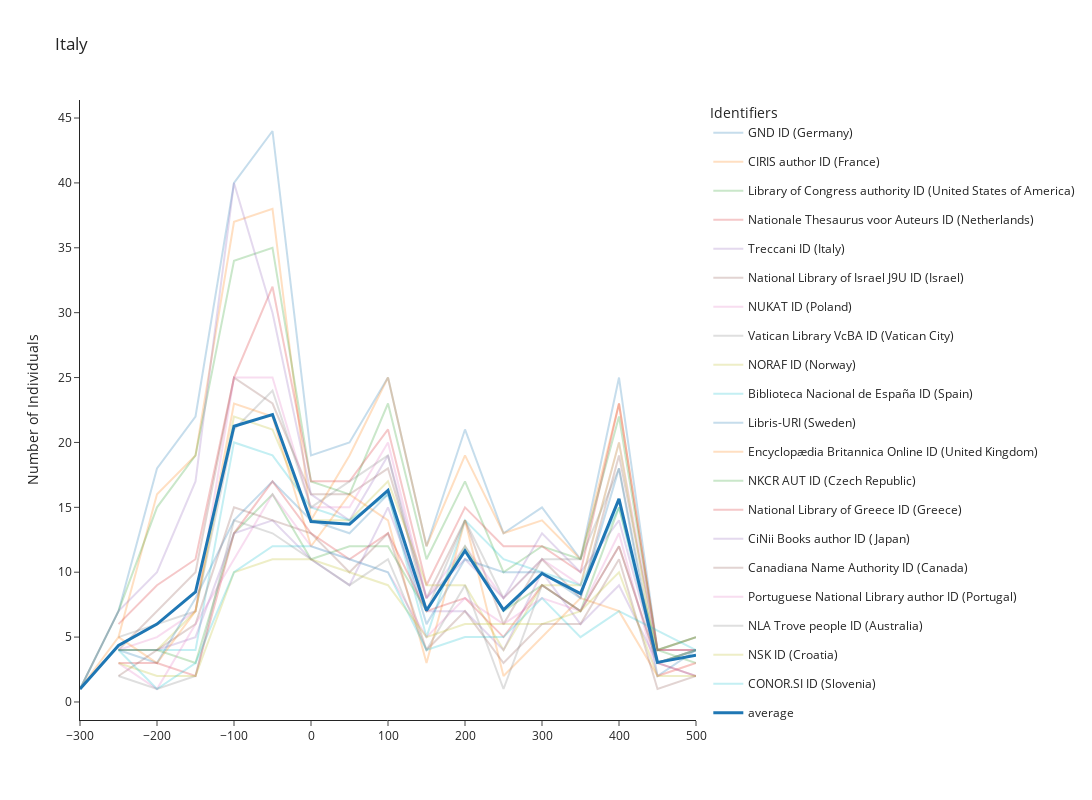

Here is the notebook cell this chart was saved with:
### Code cell
def make_figure(df_graph_bis, region_name, min_decade = 1200, max_decade = 1800, top_identifiers = 5, one_id_country = False):
    
    
    df_fig = df_graph_bis[df_graph_bis['region_name']==region_name]
    df_fig = df_fig[df_fig['decade']<=max_decade]
    df_fig = df_fig[df_fig['decade']>=min_decade]
    
    if one_id_country:
        
        df_fig = df_fig[df_fig['country_name']!='']
        one_id_country = df_fig.groupby(['country_name', 'identifier_name'])['score'].sum().reset_index()
        one_id_country = one_id_country.sort_values(['country_name', 'score'], ascending=(False, False))
        one_id_country = one_id_country.groupby('country_name').head(1)
        one_id_country = list(one_id_country['identifier_name'])
        df_fig = df_fig[df_fig['identifier_name'].isin(one_id_country)]
        
    top_ids = df_fig.groupby(['identifier_name'])['score'].sum().reset_index().sort_values('score', ascending=False)

    #top_ids = top_ids[top_ids['identifier_name']!='all_identifiers']
    top_ids = list(top_ids['identifier_name'][:top_identifiers])
    df_fig = df_fig[df_fig['identifier_name'].isin(top_ids)]
    df_fig_mean = df_fig.groupby(['decade'])['score'].mean().reset_index()
    df_fig_mean['identifier_name'] = 'average'

    #df_fig = pd.concat([df_fig, df_fig_mean])

    fig = px.line(df_fig, x = 'decade', y = 'score', color = 'identifier_name',
                  width = 1200, 
                  height = 600, 
                  title = region_name, 
                  template = 'simple_white',
                  category_orders={'identifier_name': top_ids}) 
                  #line_shape='spline')


    #fig.update_layout(legend=dict(title=dict(text='Top 5 Immaterial Production')))
    fig.update_traces(opacity=0.25)

    fig2 = px.line(df_fig_mean, x = 'decade', y = 'score',color = 'identifier_name',
              width = 1200, 
              height = 600, 
              title = region_name, 
              template = 'simple_white')
              #line_shape='spline')

    fig2.update_traces(line=dict(width=3))
    fig3 = go.Figure(data=fig.data + fig2.data)
    fig3.update_layout(xaxis_title='', yaxis_title='Number of Individuals',  
                       template = 'simple_white',  
                       width = 1300, 
                       height = 800,
                      title = region_name)

# Update the layout with the category order


    #ig3.for_each_trace(lambda t: t.update(name=legend_order.index(t.name)))
    fig3.update_layout(legend=dict(title=dict(text='Identifiers')))
    #fig3.update_layout(category_orders={'Identifiers': top_ids})
    fig3.update_layout(xaxis=dict(dtick=100))
    #fig3.update_layout(title_text=region_name)

    return fig3, df_fig


df_fig_fifty = df_fig.copy()
df_fig_fifty['decade'] = df_fig_fifty['decade'].apply(lambda x : round(x/50)*50)
df_fig_fifty = df_fig_fifty.groupby(['identifier_name', 'country_name', 'region_name', 'decade'])['score'].sum().reset_index()

region_name = 'Italy'

fig_italy, df_fig_italy = make_figure(df_fig_fifty, 
                   region_name = region_name, 
                   min_decade = -300, 
                   max_decade = 500, 
                   top_identifiers = 20,
                  one_id_country = True)

fig_italy.show()
fig_italy.write_image(f"figures/italy_identifiers.png", scale=7)

### Figure 1 — Plotly figure (JSON) as saved in the notebook; plotly's stock layout.template omitted (floating-point values rounded to 4 significant figures)
{"data": [{"hovertemplate": "identifier_name=GND ID (Germany)<br>decade=%{x}<br>score=%{y}<extra></extra>", "legendgroup": "GND ID (Germany)", "line": {"color": "#1F77B4", "dash": "solid"}, "marker": {"symbol": "circle"}, "mode": "lines", "name": "GND ID (Germany)", "opacity": 0.25, "orientation": "v", "showlegend": true, "type": "scatter", "x": [-300, -250, -200, -150, -100, -50, 0, 50, 100, 150, 200, 250, 300, 350, 400, 450, 500], "xaxis": "x", "y": [1, 7, 18, 22, 40, 44, 19, 20, 25, 12, 21, 13, 15, 11, 25, 4, 5], "yaxis": "y"}, {"hovertemplate": "identifier_name=CIRIS author ID (France)<br>decade=%{x}<br>score=%{y}<extra></extra>", "legendgroup": "CIRIS author ID (France)", "line": {"color": "#FF7F0E", "dash": "solid"}, "marker": {"symbol": "circle"}, "mode": "lines", "name": "CIRIS author ID (France)", "opacity": 0.25, "orientation": "v", "showlegend": true, "type": "scatter", "x": [-300, -250, -200, -150, -100, -50, 0, 50, 100, 150, 200, 250, 300, 350, 400, 450, 500], "xaxis": "x", "y": [1, 5, 16, 19, 37, 38, 14, 19, 25, 12, 19, 13, 14, 11, 23, 4, 5], "yaxis": "y"}, {"hovertemplate": "identifier_name=Library of Congress authority ID (United States of America)<br>decade=%{x}<br>score=%{y}<extra></extra>", "legendgroup": "Library of Congress authority ID (United States of America)", "line": {"color": "#2CA02C", "dash": "solid"}, "marker": {"symbol": "circle"}, "mode": "lines", "name": "Library of Congress authority ID (United States of America)", "opacity": 0.25, "orientation": "v", "showlegend": true, "type": "scatter", "x": [-300, -250, -200, -150, -100, -50, 0, 50, 100, 150, 200, 250, 300, 350, 400, 450, 500], "xaxis": "x", "y": [1, 7, 15, 19, 34, 35, 17, 16, 23, 11, 17, 10, 12, 11, 22, 4, 5], "yaxis": "y"}, {"hovertemplate": "identifier_name=Nationale Thesaurus voor Auteurs ID (Netherlands)<br>decade=%{x}<br>score=%{y}<extra></extra>", "legendgroup": "Nationale Thesaurus voor Auteurs ID (Netherlands)", "line": {"color": "#D62728", "dash": "solid"}, "marker": {"symbol": "circle"}, "mode": "lines", "name": "Nationale Thesaurus voor Auteurs ID (Netherlands)", "opacity": 0.25, "orientation": "v", "showlegend": true, "type": "scatter", "x": [-250, -200, -150, -100, -50, 0, 50, 100, 150, 200, 250, 300, 350, 400, 450, 500], "xaxis": "x", "y": [6, 9, 11, 25, 32, 17, 17, 21, 9, 15, 12, 12, 10, 23, 4, 4], "yaxis": "y"}, {"hovertemplate": "identifier_name=Treccani ID (Italy)<br>decade=%{x}<br>score=%{y}<extra></extra>", "legendgroup": "Treccani ID (Italy)", "line": {"color": "#9467BD", "dash": "solid"}, "marker": {"symbol": "circle"}, "mode": "lines", "name": "Treccani ID (Italy)", "opacity": 0.25, "orientation": "v", "showlegend": true, "type": "scatter", "x": [-300, -250, -200, -150, -100, -50, 0, 50, 100, 150, 200, 250, 300, 350, 400, 450, 500], "xaxis": "x", "y": [1, 7, 10, 17, 40, 30, 16, 14, 19, 8, 11, 8, 13, 10, 14, 3, 4], "yaxis": "y"}, {"hovertemplate": "identifier_name=National Library of Israel J9U ID (Israel)<br>decade=%{x}<br>score=%{y}<extra></extra>", "legendgroup": "National Library of Israel J9U ID (Israel)", "line": {"color": "#8C564B", "dash": "solid"}, "marker": {"symbol": "circle"}, "mode": "lines", "name": "National Library of Israel J9U ID (Israel)", "opacity": 0.25, "orientation": "v", "showlegend": true, "type": "scatter", "x": [-250, -200, -150, -100, -50, 0, 50, 100, 150, 200, 250, 300, 350, 400, 450, 500], "xaxis": "x", "y": [4, 7, 10, 25, 23, 16, 16, 18, 8, 14, 6, 11, 8, 19, 4, 4], "yaxis": "y"}, {"hovertemplate": "identifier_name=NUKAT ID (Poland)<br>decade=%{x}<br>score=%{y}<extra></extra>", "legendgroup": "NUKAT ID (Poland)", "line": {"color": "#E377C2", "dash": "solid"}, "marker": {"symbol": "circle"}, "mode": "lines", "name": "NUKAT ID (Poland)", "opacity": 0.25, "orientation": "v", "showlegend": true, "type": "scatter", "x": [-250, -200, -150, -100, -50, 0, 50, 100, 150, 200, 250, 300, 350, 400, 450, 500], "xaxis": "x", "y": [4, 5, 7, 25, 25, 15, 15, 20, 8, 12, 8, 11, 9, 20, 4, 4], "yaxis": "y"}, {"hovertemplate": "identifier_name=Vatican Library VcBA ID (Vatican City)<br>decade=%{x}<br>score=%{y}<extra></extra>", "legendgroup": "Vatican Library VcBA ID (Vatican City)", "line": {"color": "#7F7F7F", "dash": "solid"}, "marker": {"symbol": "circle"}, "mode": "lines", "name": "Vatican Library VcBA ID (Vatican City)", "opacity": 0.25, "orientation": "v", "showlegend": true, "type": "scatter", "x": [-250, -200, -150, -100, -50, 0, 50, 100, 150, 200, 250, 300, 350, 400, 450, 500], "xaxis": "x", "y": [5, 6, 7, 21, 24, 15, 17, 19, 7, 14, 8, 11, 11, 18, 3, 4], "yaxis": "y"}, {"hovertemplate": "identifier_name=NORAF ID (Norway)<br>decade=%{x}<br>score=%{y}<extra></extra>", "legendgroup": "NORAF ID (Norway)", "line": {"color": "#BCBD22", "dash": "solid"}, "marker": {"symbol": "circle"}, "mode": "lines", "name": "NORAF ID (Norway)", "opacity": 0.25, "orientation": "v", "showlegend": true, "type": "scatter", "x": [-250, -200, -150, -100, -50, 0, 50, 100, 150, 200, 250, 300, 350, 400, 450, 500], "xaxis": "x", "y": [4, 4, 7, 22, 21, 14, 14, 17, 9, 9, 4, 9, 9, 20, 3, 4], "yaxis": "y"}, {"hovertemplate": "identifier_name=Biblioteca Nacional de España ID (Spain)<br>decade=%{x}<br>score=%{y}<extra></extra>", "legendgroup": "Biblioteca Nacional de España ID (Spain)", "line": {"color": "#17BECF", "dash": "solid"}, "marker": {"symbol": "circle"}, "mode": "lines", "name": "Biblioteca Nacional de España ID (Spain)", "opacity": 0.25, "orientation": "v", "showlegend": true, "type": "scatter", "x": [-250, -200, -150, -100, -50, 0, 50, 100, 150, 200, 250, 300, 350, 400, 450, 500], "xaxis": "x", "y": [4, 4, 4, 20, 19, 15, 14, 16, 5, 14, 11, 10, 9, 15, 3, 4], "yaxis": "y"}, {"hovertemplate": "identifier_name=Libris-URI (Sweden)<br>decade=%{x}<br>score=%{y}<extra></extra>", "legendgroup": "Libris-URI (Sweden)", "line": {"color": "#1F77B4", "dash": "solid"}, "marker": {"symbol": "circle"}, "mode": "lines", "name": "Libris-URI (Sweden)", "opacity": 0.25, "orientation": "v", "showlegend": true, "type": "scatter", "x": [-250, -200, -150, -100, -50, 0, 50, 100, 150, 200, 250, 300, 350, 400, 450, 500], "xaxis": "x", "y": [4, 3, 8, 14, 17, 14, 13, 16, 6, 11, 10, 10, 8, 18, 2, 4], "yaxis": "y"}, {"hovertemplate": "identifier_name=Encyclopædia Britannica Online ID (United Kingdom)<br>decade=%{x}<br>score=%{y}<extra></extra>", "legendgroup": "Encyclopædia Britannica Online ID (United Kingdom)", "line": {"color": "#FF7F0E", "dash": "solid"}, "marker": {"symbol": "circle"}, "mode": "lines", "name": "Encyclopædia Britannica Online ID (United Kingdom)", "opacity": 0.25, "orientation": "v", "showlegend": true, "type": "scatter", "x": [-250, -200, -150, -100, -50, 0, 50, 100, 150, 200, 250, 300, 350, 400, 450, 500], "xaxis": "x", "y": [5, 3, 7, 23, 22, 12, 16, 14, 3, 14, 2, 5, 8, 7, 2, 3], "yaxis": "y"}, {"hovertemplate": "identifier_name=NKCR AUT ID (Czech Republic)<br>decade=%{x}<br>score=%{y}<extra></extra>", "legendgroup": "NKCR AUT ID (Czech Republic)", "line": {"color": "#2CA02C", "dash": "solid"}, "marker": {"symbol": "circle"}, "mode": "lines", "name": "NKCR AUT ID (Czech Republic)", "opacity": 0.25, "orientation": "v", "showlegend": true, "type": "scatter", "x": [-250, -200, -150, -100, -50, 0, 50, 100, 150, 200, 250, 300, 350, 400, 450, 500], "xaxis": "x", "y": [4, 4, 3, 13, 16, 11, 12, 12, 7, 12, 7, 9, 7, 15, 4, 3], "yaxis": "y"}, {"hovertemplate": "identifier_name=National Library of Greece ID (Greece)<br>decade=%{x}<br>score=%{y}<extra></extra>", "legendgroup": "National Library of Greece ID (Greece)", "line": {"color": "#D62728", "dash": "solid"}, "marker": {"symbol": "circle"}, "mode": "lines", "name": "National Library of Greece ID (Greece)", "opacity": 0.25, "orientation": "v", "showlegend": true, "type": "scatter", "x": [-250, -200, -150, -100, -50, 0, 50, 100, 150, 200, 250, 300, 350, 400, 450, 500], "xaxis": "x", "y": [3, 3, 2, 13, 17, 13, 11, 13, 7, 8, 5, 9, 7, 12, 3, 2], "yaxis": "y"}, {"hovertemplate": "identifier_name=CiNii Books author ID (Japan)<br>decade=%{x}<br>score=%{y}<extra></extra>", "legendgroup": "CiNii Books author ID (Japan)", "line": {"color": "#9467BD", "dash": "solid"}, "marker": {"symbol": "circle"}, "mode": "lines", "name": "CiNii Books author ID (Japan)", "opacity": 0.25, "orientation": "v", "showlegend": true, "type": "scatter", "x": [-250, -200, -150, -100, -50, 0, 50, 100, 150, 200, 250, 300, 350, 400, 450, 500], "xaxis": "x", "y": [4, 4, 5, 13, 14, 11, 9, 15, 7, 7, 4, 10, 6, 9, 3, 2], "yaxis": "y"}, {"hovertemplate": "identifier_name=Canadiana Name Authority ID (Canada)<br>decade=%{x}<br>score=%{y}<extra></extra>", "legendgroup": "Canadiana Name Authority ID (Canada)", "line": {"color": "#8C564B", "dash": "solid"}, "marker": {"symbol": "circle"}, "mode": "lines", "name": "Canadiana Name Authority ID (Canada)", "opacity": 0.25, "orientation": "v", "showlegend": true, "type": "scatter", "x": [-250, -200, -150, -100, -50, 0, 50, 100, 150, 200, 250, 300, 350, 400, 450, 500], "xaxis": "x", "y": [2, 4, 6, 15, 14, 13, 10, 13, 4, 7, 3, 6, 6, 11, 1, 2], "yaxis": "y"}, {"hovertemplate": "identifier_name=Portuguese National Library author ID (Portugal)<br>decade=%{x}<br>score=%{y}<extra></extra>", "legendgroup": "Portuguese National Library author ID (Portugal)", "line": {"color": "#E377C2", "dash": "solid"}, "marker": {"symbol": "circle"}, "mode": "lines", "name": "Portuguese National Library author ID (Portugal)", "opacity": 0.25, "orientation": "v", "showlegend": true, "type": "scatter", "x": [-250, -200, -100, -50, 0, 50, 100, 150, 200, 250, 300, 350, 400, 450, 500], "xaxis": "x", "y": [3, 1, 11, 16, 12, 11, 10, 5, 8, 6, 8, 7, 13, 2, 3], "yaxis": "y"}, {"hovertemplate": "identifier_name=NLA Trove people ID (Australia)<br>decade=%{x}<br>score=%{y}<extra></extra>", "legendgroup": "NLA Trove people ID (Australia)", "line": {"color": "#7F7F7F", "dash": "solid"}, "marker": {"symbol": "circle"}, "mode": "lines", "name": "NLA Trove people ID (Australia)", "opacity": 0.25, "orientation": "v", "showlegend": true, "type": "scatter", "x": [-250, -200, -150, -100, -50, 0, 50, 100, 150, 200, 250, 300, 350, 400, 450, 500], "xaxis": "x", "y": [2, 1, 2, 14, 13, 11, 9, 11, 4, 9, 1, 9, 7, 12, 3, 4], "yaxis": "y"}, {"hovertemplate": "identifier_name=NSK ID (Croatia)<br>decade=%{x}<br>score=%{y}<extra></extra>", "legendgroup": "NSK ID (Croatia)", "line": {"color": "#BCBD22", "dash": "solid"}, "marker": {"symbol": "circle"}, "mode": "lines", "name": "NSK ID (Croatia)", "opacity": 0.25, "orientation": "v", "showlegend": true, "type": "scatter", "x": [-250, -200, -150, -100, -50, 0, 50, 100, 150, 200, 250, 300, 350, 400, 450, 500], "xaxis": "x", "y": [3, 2, 2, 10, 11, 11, 10, 9, 5, 6, 6, 6, 7, 10, 2, 2], "yaxis": "y"}, {"hovertemplate": "identifier_name=CONOR.SI ID (Slovenia)<br>decade=%{x}<br>score=%{y}<extra></extra>", "legendgroup": "CONOR.SI ID (Slovenia)", "line": {"color": "#17BECF", "dash": "solid"}, "marker": {"symbol": "circle"}, "mode": "lines", "name": "CONOR.SI ID (Slovenia)", "opacity": 0.25, "orientation": "v", "showlegend": true, "type": "scatter", "x": [-250, -200, -150, -100, -50, 0, 50, 100, 150, 200, 250, 300, 350, 400, 500], "xaxis": "x", "y": [4, 1, 3, 10, 12, 12, 11, 10, 4, 5, 5, 8, 5, 7, 4], "yaxis": "y"}, {"hovertemplate": "identifier_name=average<br>decade=%{x}<br>score=%{y}<extra></extra>", "legendgroup": "average", "line": {"color": "#1F77B4", "dash": "solid", "width": 3}, "marker": {"symbol": "circle"}, "mode": "lines", "name": "average", "orientation": "v", "showlegend": true, "type": "scatter", "x": [-300, -250, -200, -150, -100, -50, 0, 50, 100, 150, 200, 250, 300, 350, 400, 450, 500], "xaxis": "x", "y": [1, 4.35, 6, 8.474, 21.25, 22.15, 13.9, 13.7, 16.3, 7.05, 11.65, 7.1, 9.9, 8.35, 15.65, 3.053, 3.6], "yaxis": "y"}], "layout": {"height": 800, "legend": {"title": {"text": "Identifiers"}}, "title": {"text": "Italy"}, "width": 1300, "xaxis": {"dtick": 100, "title": {"text": ""}}, "yaxis": {"title": {"text": "Number of Individuals"}}}}
